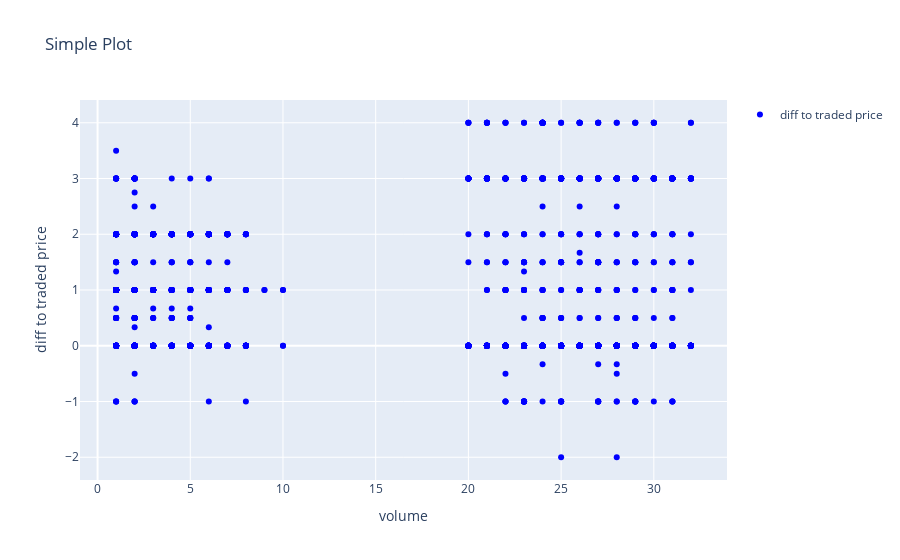

Notebook cell for this chart:
### Code cell
av_prices_df = aggregate_trades_by_timestamp(data_0_trades)

av_prices_prices = filter_df_by_timestamps(av_prices_df, data_0_prices)

diff = av_prices_df['price'].reset_index(drop=True) - av_prices_prices['bid_price_1'].reset_index(drop=True)


print(diff)

# print(av_prices_df)
# print(av_prices_prices)
plot_xy(get_column(av_prices_prices, 'ask_volume_1'), diff,
        x_label='volume', y_label='diff to traded price', color_threshold=12)

### Figure 1 — Plotly figure (JSON) as saved in the notebook; plotly's stock layout.template omitted (floating-point values rounded to 4 significant figures; data arrays with more than 128 entries replaced by an {"elided": "..."} marker saying what was removed)
{"data": [{"marker": {"color": {"elided": "2503 str values"}}, "mode": "markers", "name": "diff to traded price", "type": "scatter", "x": {"elided": "2503 int values"}, "y": {"elided": "2503 float values"}}], "layout": {"showlegend": true, "title": {"text": "Simple Plot"}, "xaxis": {"title": {"text": "volume"}}, "yaxis": {"title": {"text": "diff to traded price"}}}}
